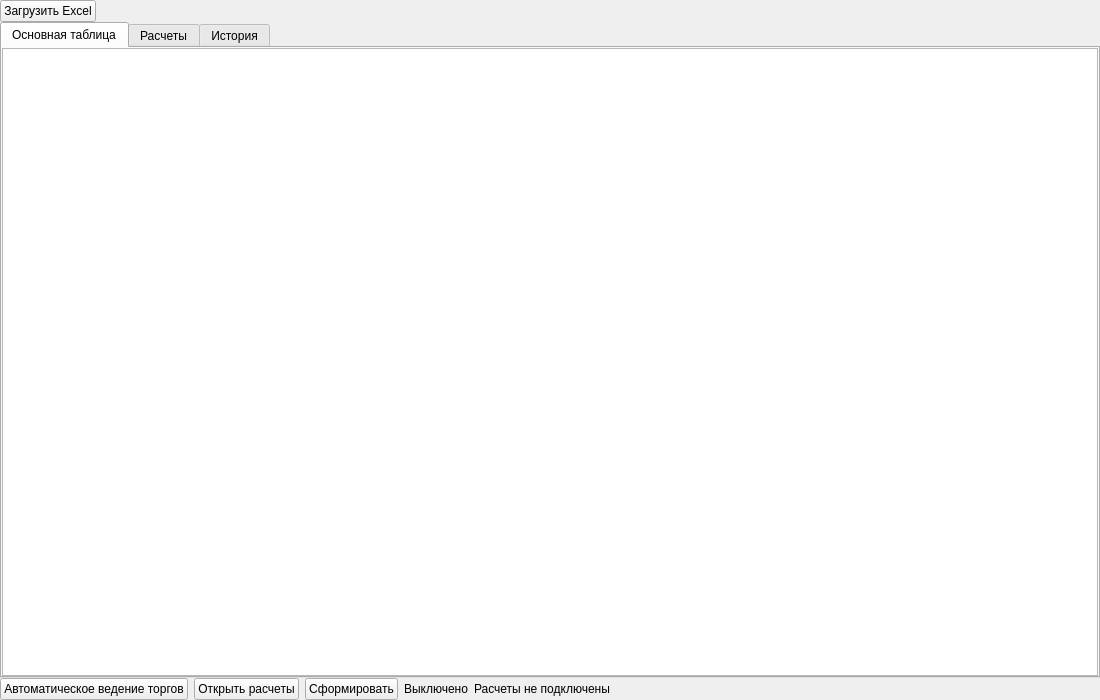
<?xml version="1.0" encoding="UTF-8"?>
<ui version="4.0">
 <class>retradeTab</class>
 <widget class="QWidget" name="retradeTab">
  <property name="geometry">
   <rect>
    <x>0</x>
    <y>0</y>
    <width>1100</width>
    <height>700</height>
   </rect>
  </property>
  <layout class="QVBoxLayout" name="retradeLayout" stretch="0,1,0">
   <property name="spacing">
    <number>0</number>
   </property>
   <property name="leftMargin">
    <number>0</number>
   </property>
   <property name="topMargin">
    <number>0</number>
   </property>
   <property name="rightMargin">
    <number>0</number>
   </property>
   <property name="bottomMargin">
    <number>0</number>
   </property>
   <item>
    <layout class="QHBoxLayout" name="retrade_top_controls_layout">
     <property name="spacing">
      <number>6</number>
     </property>
     <property name="leftMargin">
      <number>0</number>
     </property>
     <property name="topMargin">
      <number>0</number>
     </property>
     <property name="rightMargin">
      <number>0</number>
     </property>
     <property name="bottomMargin">
      <number>0</number>
     </property>
     <item>
      <widget class="QPushButton" name="btn_load_retrade_excel">
       <property name="text">
        <string>Загрузить Excel</string>
       </property>
      </widget>
     </item>
     <item>
      <spacer name="retradeTopControlsSpacer">
       <property name="orientation">
        <enum>Qt::Orientation::Horizontal</enum>
       </property>
       <property name="sizeHint" stdset="0">
        <size>
         <width>40</width>
         <height>20</height>
        </size>
       </property>
      </spacer>
     </item>
    </layout>
   </item>
   <item>
    <widget class="QTabWidget" name="retrade_inner_tabs">
     <property name="sizePolicy">
      <sizepolicy hsizetype="Expanding" vsizetype="Expanding">
       <horstretch>0</horstretch>
       <verstretch>0</verstretch>
      </sizepolicy>
     </property>
     <property name="currentIndex">
      <number>0</number>
     </property>
     <widget class="QWidget" name="retrade_main_table_tab">
      <attribute name="title">
       <string>Основная таблица</string>
      </attribute>
      <layout class="QVBoxLayout" name="retradeMainTableLayout">
       <property name="spacing">
        <number>0</number>
       </property>
       <property name="leftMargin">
        <number>0</number>
       </property>
       <property name="topMargin">
        <number>0</number>
       </property>
       <property name="rightMargin">
        <number>0</number>
       </property>
       <property name="bottomMargin">
        <number>0</number>
       </property>
       <item>
        <widget class="QTableWidget" name="table_retrade">
         <property name="sizePolicy">
          <sizepolicy hsizetype="Expanding" vsizetype="Expanding">
           <horstretch>0</horstretch>
           <verstretch>0</verstretch>
          </sizepolicy>
         </property>
         <property name="alternatingRowColors">
          <bool>true</bool>
         </property>
         <property name="rowCount">
          <number>0</number>
         </property>
         <property name="columnCount">
          <number>0</number>
         </property>
        </widget>
       </item>
      </layout>
     </widget>
     <widget class="QWidget" name="retrade_calculations_tab">
      <attribute name="title">
       <string>Расчеты</string>
      </attribute>
      <layout class="QVBoxLayout" name="retradeCalculationsLayout" stretch="0,1">
       <property name="spacing">
        <number>0</number>
       </property>
       <property name="leftMargin">
        <number>0</number>
       </property>
       <property name="topMargin">
        <number>0</number>
       </property>
       <property name="rightMargin">
        <number>0</number>
       </property>
       <property name="bottomMargin">
        <number>0</number>
       </property>
       <item>
        <widget class="QLabel" name="retrade_calculations_title">
         <property name="text">
          <string>Расчеты</string>
         </property>
        </widget>
       </item>
       <item>
        <widget class="QWidget" name="retrade_calculations_container">
         <layout class="QVBoxLayout" name="retradeCalculationsContainerLayout" stretch="1,0,0,0">
          <property name="spacing">
           <number>0</number>
          </property>
          <property name="leftMargin">
           <number>0</number>
          </property>
          <property name="topMargin">
           <number>0</number>
          </property>
          <property name="rightMargin">
           <number>0</number>
          </property>
          <property name="bottomMargin">
           <number>0</number>
          </property>
          <item>
           <widget class="QTableWidget" name="retrade_calculations_table">
            <property name="sizePolicy">
             <sizepolicy hsizetype="Expanding" vsizetype="Expanding">
              <horstretch>0</horstretch>
              <verstretch>0</verstretch>
             </sizepolicy>
            </property>
            <property name="alternatingRowColors">
             <bool>true</bool>
            </property>
            <property name="rowCount">
             <number>0</number>
            </property>
            <property name="columnCount">
             <number>0</number>
            </property>
           </widget>
          </item>
          <item>
           <widget class="QLabel" name="retrade_total_without_vat_label">
            <property name="visible">
             <bool>false</bool>
            </property>
            <property name="styleSheet">
             <string notr="true">font-weight: 700;</string>
            </property>
            <property name="text">
             <string/>
            </property>
            <property name="alignment">
             <set>Qt::AlignmentFlag::AlignRight|Qt::AlignmentFlag::AlignTrailing|Qt::AlignmentFlag::AlignVCenter</set>
            </property>
           </widget>
          </item>
          <item>
           <widget class="QLabel" name="retrade_price_total_label">
            <property name="visible">
             <bool>false</bool>
            </property>
            <property name="styleSheet">
             <string notr="true">font-weight: 700;</string>
            </property>
            <property name="text">
             <string/>
            </property>
            <property name="alignment">
             <set>Qt::AlignmentFlag::AlignRight|Qt::AlignmentFlag::AlignTrailing|Qt::AlignmentFlag::AlignVCenter</set>
            </property>
           </widget>
          </item>
          <item>
           <widget class="QWidget" name="retrade_calculations_totals">
            <layout class="QFormLayout" name="retradeCalculationsTotalsLayout">
             <property name="leftMargin">
              <number>0</number>
             </property>
             <property name="topMargin">
              <number>0</number>
             </property>
             <property name="rightMargin">
              <number>0</number>
             </property>
             <property name="bottomMargin">
              <number>0</number>
             </property>
             <item row="0" column="0">
              <widget class="QLabel" name="sum_title_label">
               <property name="text">
                <string>Сумма товаров:</string>
               </property>
              </widget>
             </item>
             <item row="0" column="1">
              <widget class="QLabel" name="sum_label">
               <property name="text">
                <string>-</string>
               </property>
              </widget>
             </item>
             <item row="1" column="0">
              <widget class="QLabel" name="total_title_label">
               <property name="text">
                <string>Логистика:</string>
               </property>
              </widget>
             </item>
             <item row="1" column="1">
              <widget class="QLabel" name="total_label">
               <property name="text">
                <string>-</string>
               </property>
              </widget>
             </item>
             <item row="2" column="0">
              <widget class="QLabel" name="profit_title_label">
               <property name="text">
                <string>Таможня:</string>
               </property>
              </widget>
             </item>
             <item row="2" column="1">
              <widget class="QLabel" name="profit_label">
               <property name="text">
                <string>-</string>
               </property>
              </widget>
             </item>
            </layout>
           </widget>
          </item>
         </layout>
        </widget>
       </item>
      </layout>
     </widget>
     <widget class="QWidget" name="retrade_history_tab">
      <attribute name="title">
       <string>История</string>
      </attribute>
      <layout class="QVBoxLayout" name="retradeHistoryLayout">
       <property name="spacing">
        <number>0</number>
       </property>
       <property name="leftMargin">
        <number>0</number>
       </property>
       <property name="topMargin">
        <number>0</number>
       </property>
       <property name="rightMargin">
        <number>0</number>
       </property>
       <property name="bottomMargin">
        <number>0</number>
       </property>
       <item>
        <widget class="QLabel" name="retrade_history_title">
         <property name="text">
          <string>История</string>
         </property>
        </widget>
       </item>
       <item>
        <widget class="QLabel" name="retrade_history_placeholder">
         <property name="text">
          <string>История изменений будет добавлена позже</string>
         </property>
        </widget>
       </item>
       <item>
        <spacer name="retradeHistorySpacer">
         <property name="orientation">
          <enum>Qt::Orientation::Vertical</enum>
         </property>
         <property name="sizeHint" stdset="0">
          <size>
           <width>20</width>
           <height>40</height>
          </size>
         </property>
        </spacer>
       </item>
      </layout>
     </widget>
    </widget>
   </item>
   <item>
    <layout class="QHBoxLayout" name="retrade_controls_layout">
     <property name="spacing">
      <number>6</number>
     </property>
     <property name="leftMargin">
      <number>0</number>
     </property>
     <property name="topMargin">
      <number>0</number>
     </property>
     <property name="rightMargin">
      <number>0</number>
     </property>
     <property name="bottomMargin">
      <number>0</number>
     </property>
     <item>
      <widget class="QPushButton" name="btn_auto_trade">
       <property name="text">
        <string>Автоматическое ведение торгов</string>
       </property>
      </widget>
     </item>
     <item>
      <widget class="QPushButton" name="btn_open_retrade_calculations">
       <property name="text">
        <string>Открыть расчеты</string>
       </property>
      </widget>
     </item>
     <item>
      <widget class="QPushButton" name="btnGenerate">
       <property name="text">
        <string>Сформировать</string>
       </property>
      </widget>
     </item>
     <item>
      <widget class="QLabel" name="label_auto_trade_status">
       <property name="text">
        <string>Выключено</string>
       </property>
      </widget>
     </item>
     <item>
      <widget class="QLabel" name="label_retrade_calculations_status">
       <property name="text">
        <string>Расчеты не подключены</string>
       </property>
      </widget>
     </item>
     <item>
      <spacer name="retradeControlsSpacer">
       <property name="orientation">
        <enum>Qt::Orientation::Horizontal</enum>
       </property>
       <property name="sizeHint" stdset="0">
        <size>
         <width>40</width>
         <height>20</height>
        </size>
       </property>
      </spacer>
     </item>
    </layout>
   </item>
  </layout>
 </widget>
 <resources/>
 <connections/>
</ui>
